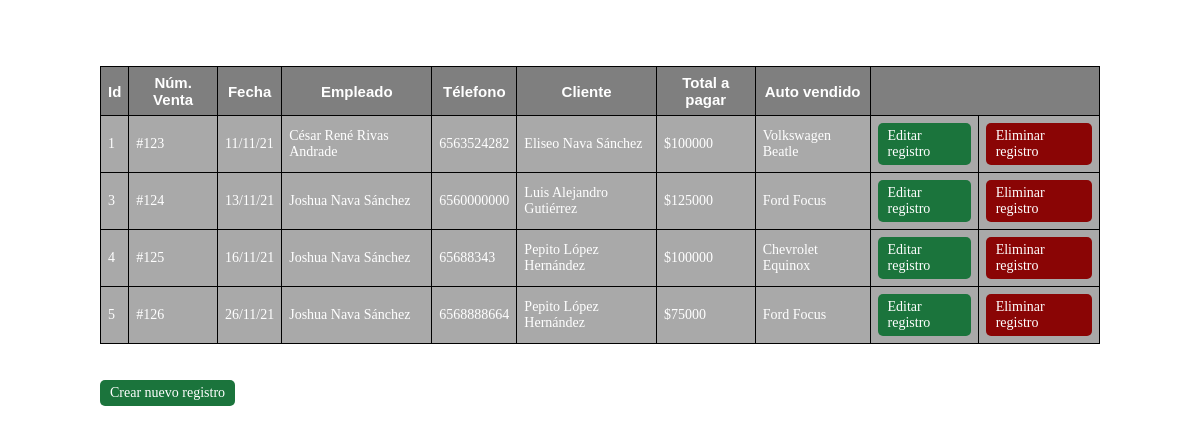
The page /proyecto_rivas_tetos/crud_venta/crud_venta.php on the database its author committed.
### tables this page shows
CREATE TABLE `crud_venta` (
  `id` int(10) NOT NULL,
  `num_venta` varchar(30) NOT NULL,
  `fecha` varchar(30) NOT NULL,
  `empleado` varchar(30) NOT NULL,
  `num_tel` varchar(30) NOT NULL,
  `tarjeta` varchar(30) NOT NULL,
  `total` varchar(30) NOT NULL,
  `carro` varchar(30) NOT NULL
);

### proyecto_rivas_tetos/crud_venta/crud_venta.php (the view, shortened to what this page needs)
<?php
	include_once 'conexion.php';
	$sentencia_select=$con->prepare('SELECT *FROM crud_venta ORDER BY id');
	$sentencia_select->execute();
	$resultado=$sentencia_select->fetchAll();
?>
<!DOCTYPE html>
<html lang="es">
<head>
</head>
<body>
	<div class="contenedor">
		<table>
			<tr class="head">
				<td>Id</td>
				<td>Núm. Venta</td>
				<td>Fecha</td>
				<td>Empleado</td>
				<td>Télefono</td>
				<td>Cliente</td>
				<td>Total a pagar</td>
				<td>Auto vendido</td>
				<td colspan="2"></td>
			</tr>
			<?php foreach($resultado as $fila):?>
				<tr >
					<td><?php echo $fila['id']; ?></td>
					<td><?php echo $fila['num_venta']; ?></td>
					<td><?php echo $fila['fecha']; ?></td>
					<td><?php echo $fila['empleado']; ?></td>
					<td><?php echo $fila['num_tel']; ?></td>
					<td><?php echo $fila['tarjeta']; ?></td>
					<td><?php echo $fila['total']; ?></td>
					<td><?php echo $fila['carro']; ?></td>
					<td><a href="editar_venta.php?id=<?php echo $fila['id']; ?>"  class="btn__update" >Editar registro</a></td>
					<td><a href="delete.php?id=<?php echo $fila['id']; ?>" class="btn__delete" onclick="alert('Registro eliminado correctamente')">Eliminar registro</a></td>
				</tr>
			<?php endforeach ?>
		</table>
		</br></br><a href="registro_venta.php" class="btn__update">Crear nuevo registro</a>
	</div>
</body>
</html>

### proyecto_rivas_tetos/crud_venta/crud_venta.php (style rules this page uses)
a { text-decoration: none; }
.contenedor { width: 95%; max-width: 1000px; margin: 30px auto; overflow: hidden; }
table { width: 100%; border-collapse: collapse; }
table .head { background: rgba(0, 0, 0, .5); }
table .head td { color: #fff; font-family: 'Arial',sans-serif; font-weight: bold; font-size: 15px; text-align: center; }
table tr td { border:1px solid black; padding: 7px; font-size: 14px; color: white; }
table tr { background-color: darkgray; }
.btn__update { display: inline-block; font-size: 14px; background: #1b743c; color: #fff; border-radius: 5px; padding: 5px 10px; }
.btn__delete { display: inline-block; font-size: 14px; background: #8a0505; color: #fff; border-radius: 5px; padding: 5px 10px; }

### rows shown on the page
crud_venta: id "1", num_venta "#123", fecha "11/11/21", empleado "César René Rivas Andrade", num_tel "6563524282", tarjeta "Eliseo Nava Sánchez", total "$100000", carro "Volkswagen Beatle"
crud_venta: id "3", num_venta "#124", fecha "13/11/21", empleado "Joshua Nava Sánchez", num_tel "6560000000", tarjeta "Luis Alejandro Gutiérrez", total "$125000", carro "Ford Focus"
crud_venta: id "4", num_venta "#125", fecha "16/11/21", empleado "Joshua Nava Sánchez", num_tel "65688343", tarjeta "Pepito López Hernández", total "$100000", carro "Chevrolet Equinox"
crud_venta: id "5", num_venta "#126", fecha "26/11/21", empleado "Joshua Nava Sánchez", num_tel "6568888664", tarjeta "Pepito López Hernández", total "$75000", carro "Ford Focus"
